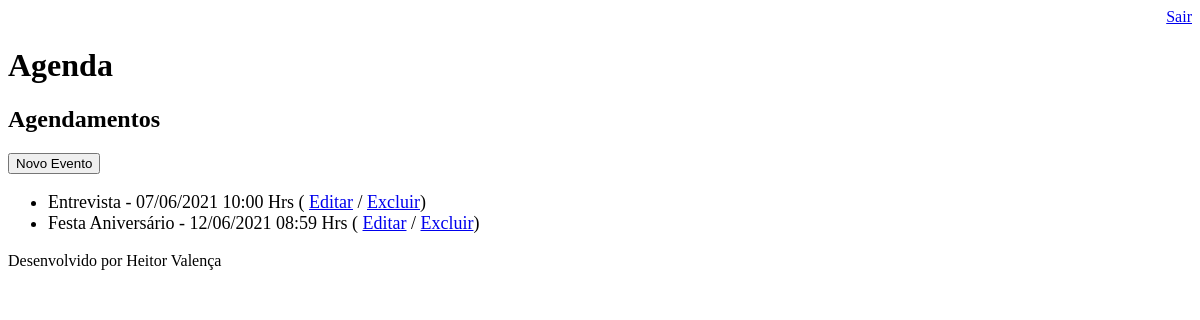
/agenda/ (signed in), run on an earlier commit of the app's database.
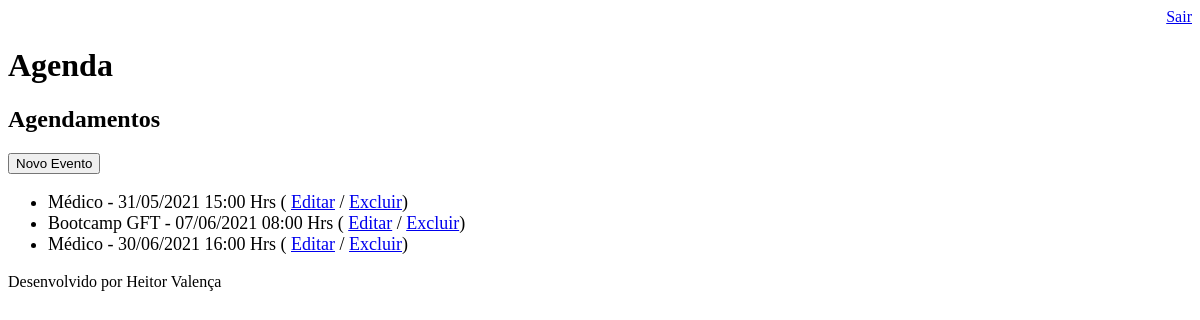
And on a later commit of the database.
### core/models.py (models this page shows, shortened)
class Evento(models.Model):
    titulo = models.CharField(max_length=100)
    descricao = models.TextField(blank=True, null=True)
    data_evento = models.DateTimeField(verbose_name='Data do Evento')
    data_criacao = models.DateTimeField(auto_now=True)
    usuario = models.ForeignKey(User, on_delete=models.CASCADE)
    class Meta:
        db_table = 'Evento' #nomeando a tabela
    def get_data_evento(self):
        return self.data_evento.strftime('%d/%m/%Y %H:%M Hrs')
    def get_evento_atrasado(self):
        if self.data_evento < datetime.now():
            return True
        else:
            return False

### core/views.py (the view)
# urls.py: path('agenda/', views.lista_eventos),
@login_required(login_url='/login/')
def lista_eventos(request):
    usuario = request.user
    data_atual = datetime.now() - timedelta(hours=8)
    evento = Evento.objects.filter(usuario=usuario,
                                   data_evento__gt=data_atual) #gt - greater than, foi usado para data posterior
    dados = {'eventos':evento}
    return render(request, 'agenda.html', dados)

### templates/agenda.html (shortened to what this page needs)
{% extends "model-page.html" %}
{% block content %}
    <h2>Agendamentos</h2>
    <a href="evento/">
        <button type="button">Novo Evento</button>
    </a>
    <ul style="font-size: 18px">
        {% for evento in eventos %}
            <li>
                <div style=>
                    {{ evento.titulo }} - {{ evento.get_data_evento }}
                    ( <a href="evento/?id={{ evento.id }}">Editar</a>
                    / <a href="evento/delete/{{ evento.id }}/">Excluir</a>)
                </div>
            </li>
        {% endfor %}
    </ul>
{% endblock %}

### templates/model-page.html
<!DOCTYPE html>
<html lang="en">
<head>
    {% include "model-header.html" %}
</head>
<body>
    {% block content %} {% endblock %}
    {% include "model-footer.html" %}
</body>
</html>

### templates/model-header.html (shortened to what this page needs)
<div align="right">
    <a href="/logout">Sair</a>
</div>
<h1>Agenda</h1>

### templates/model-footer.html
<p>Desenvolvido por Heitor Valença</p>

What changed in the data, as far as the page shows it:
removed Evento: titulo "Entrevista", get_data_evento "07/06/2021 10:00 Hrs"
removed Evento: titulo "Festa Aniversário", get_data_evento "12/06/2021 08:59 Hrs"
added Evento: titulo "Médico", get_data_evento "31/05/2021 15:00 Hrs"
added Evento: titulo "Bootcamp GFT", get_data_evento "07/06/2021 08:00 Hrs"
added Evento: titulo "Médico", get_data_evento "30/06/2021 16:00 Hrs"
